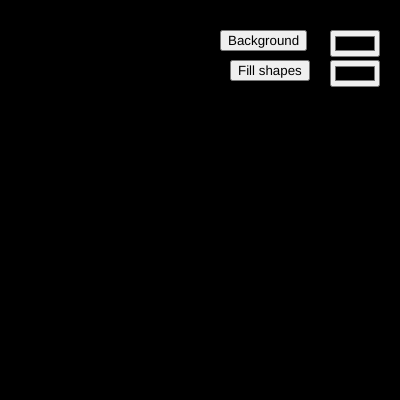
Frame 1 (no input)
Frame 60 (no input): identical to frame 1, image omitted
Frame 120 (the mouse pressed at the canvas centre since frame 60): identical to frame 1, image omitted

The p5.js sketch that drew this single still picture (run headless with seeded random() and noise() and a simulated clock; from frame 60 on, the mouse is pressed at the canvas centre):

// p5.js sketch
// ── sketch.js
let myPicker1;
let myPicker2;
let textbox1;
let textbox2;


function setup() {
    createCanvas(400, 400)

    const mainContainer = select("main")

    myPicker1 = createColorPicker("");
    myPicker2 = createColorPicker("");
    myPicker1.parent(mainContainer);
    myPicker2.parent(mainContainer);
    myPicker1.position(330, 30);
    myPicker2.position(330, 60);



    textbox1 = createButton("Background");
    textbox2 = createButton("Fill shapes");
    textbox1.parent(mainContainer);
    textbox2.parent(mainContainer);
    textbox1.position(220, 30);
    textbox2.position(230, 60);
}

function draw(){
      background(myPicker1.value());

    fill(myPicker2.value());
    text("Hello", 100, 100);

    fill(myPicker2.value());
    text("BYE", 150, 150);

}
